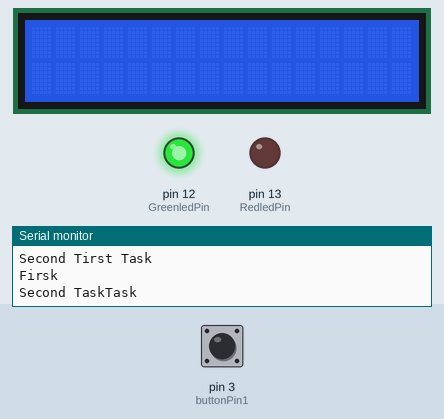
This sketch was run on a simulated Arduino Uno, built with avr-gcc and run on an emulated ATmega328P. Shown: 16×2 character LCD, output pins drawn as LEDs (lit = HIGH), the last lines printed to the serial monitor. Inputs (shaded band) come from the test bench; at power-on: pin 3 (buttonPin1) HIGH.

Above: at 0.8 s.
0.9 s: pin 3 (buttonPin1) pulled LOW for 0.15 s
At 1.8 s:
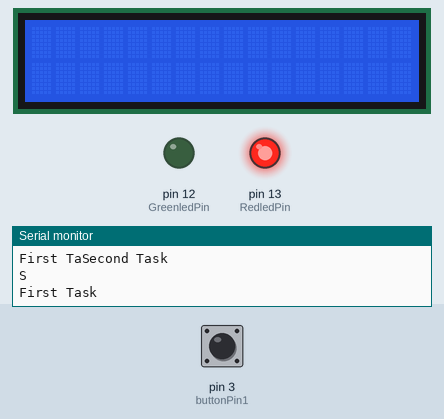
2.5 s: pin 3 (buttonPin1) pulled LOW for 1 s
At 3.8 s:
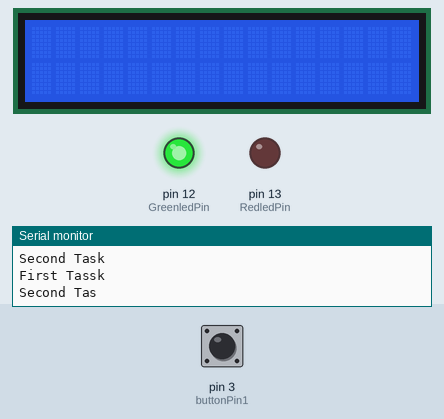
5.0 s: pin 3 (buttonPin1) pulled LOW for 3.2 s
At 6.5 s:
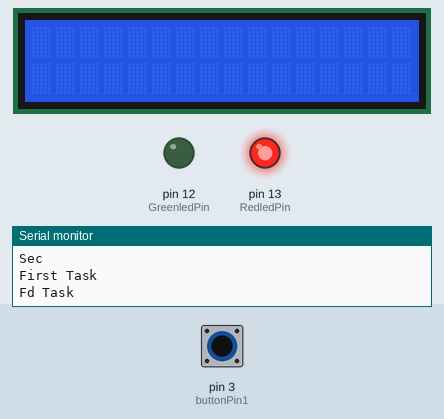
Timing chart, 0 to 8.0 s (numbered marks = the images above; inputs shaded):
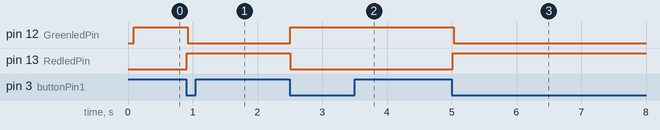

The sketch:

lab2_b.ino
```cpp
#include <Arduino_FreeRTOS.h>
#include "Button.h"
#include "LED.h"
#include <Wire.h>
#include <LiquidCrystal_I2C.h>

//LiquidCrystal_I2C lcd(0x20, 16, 2); //for proteus
LiquidCrystal_I2C lcd(0x27, 16, 2); //for real arduino

const int buttonPin1 = 3;        //pin for first button
const int buttonPin2 = 2;        //pin for second button
const int RedledPin = 13;        //pin for first LED
const int GreenledPin = 12;      //pin for secondLED


LED RedLed(RedledPin);
LED GreenLed(GreenledPin);

Button button1(buttonPin1);
Button button2(buttonPin2);

bool LedState = true;
bool btn1State2 = false;
bool btn2State2 = false;

int counter = 0;

void setup() {
  //1st task setup
    RedLed.initL();
    button1.initB();

//2nd task void setup
    GreenLed.initL();

//3rd task setup
    button2.initB();

//4th task void setup
    lcd.init();
    lcd.backlight();
  // put your setup code here, to run once:
Serial.begin(9600);

xTaskCreate(firstTask,"Task1",128,NULL,1,NULL);
xTaskCreate(secondTask,"Task2 ",128,NULL,1,NULL);
xTaskCreate(thirdTask,"Task3",128,NULL,1,NULL);
xTaskCreate(fourthTask,"Task4",128,NULL,1,NULL);
vTaskStartScheduler();
}

void loop() {
  // put your main code here, to run repeatedly:

}

void firstTask(void *pvParameters ){
  //1st task
while(1){
  Serial.println("First Task");
bool btn1State1 = button1.readButton();

    if (btn1State1 && !btn1State2) {
        if(LedState)
        {
            RedLed.turnOn();
            LedState = false;
        }
        else
        {
            RedLed.turnOff();
            LedState = true;
        }
  }

  btn1State2 = btn1State1;
}
}

void secondTask(void *pvParameters ){
  //2nd task
while(1){
  Serial.println("Second Task");
    if(LedState)
    {
        GreenLed.turnOn();
    }
    else
    {
      GreenLed.turnOff();
    }
}
}

void thirdTask(void *pvParameters ){
  //3rd task
while(1){
  Serial.println("Third Task");
  bool btn2State1 = button2.readButton();
  //Counter increments only if green led is on (or red is off)
    if(LedState && btn2State1 && !btn2State2)
    {
        counter++;
    }

  btn2State2 = btn2State1;
}
}

void fourthTask(void *pvParameters ){
while(1){
  Serial.println("Fourth Task");
  //Led states
    lcd.setCursor(0,0);
    lcd.print("Red:");
    lcd.setCursor(5,0);
  //if u see 1 on display => led is on
  //if u see 0 on display => led is off
    lcd.print(!LedState);
    lcd.setCursor(8,0);
    lcd.print("Green:");
    lcd.setCursor(15,0);
    lcd.print(LedState);

  //counter value
    lcd.setCursor(0,1);
    lcd.print(" Counter:");
    lcd.setCursor(11,1);
    lcd.print(counter);
}
}
```

Button.cpp
```cpp
#include "Button.h"

Button::Button(int pin)
{
  ButtonPin = pin;
}


void Button::initB()
{
  pinMode(ButtonPin, INPUT_PULLUP);
}

bool Button::readButton(){
    if (digitalRead(ButtonPin) == LOW) return true;
        else return false;
}
```

Button.h
```cpp
#ifndef Button_h
#define Button_h

#include <Arduino.h>

class Button
{
  public:
    Button(int pin);
    void initB();
    bool readButton();
  private:
    int ButtonPin;
};

#endif
```

LED.cpp
```cpp
#include "LED.h"

LED::LED(int pin)
{
  LEDpin = pin;
}

void LED::initL()
{
  pinMode(LEDpin, OUTPUT);
}

void LED::turnOn(){
    digitalWrite(LEDpin, HIGH);
}

void LED::turnOff(){
    digitalWrite(LEDpin, LOW);
}
```

LED.h
```cpp
#ifndef LED_h
#define LED_h

#include <Arduino.h>

class LED
{
  public:
    LED(int pin);
    void initL();
    void turnOn();
    void turnOff();
  private:
    int LEDpin;
};

#endif
```

Measured:
- after the input at 0.9 s, pin 12 (GreenledPin): HIGH → LOW at once; pin 13 (RedledPin): LOW → HIGH at once
- after the input at 2.5 s, pin 12 (GreenledPin): LOW → HIGH at once; pin 13 (RedledPin): HIGH → LOW at once
- after the input at 5.0 s, pin 12 (GreenledPin): HIGH → LOW at once; pin 13 (RedledPin): LOW → HIGH at once
